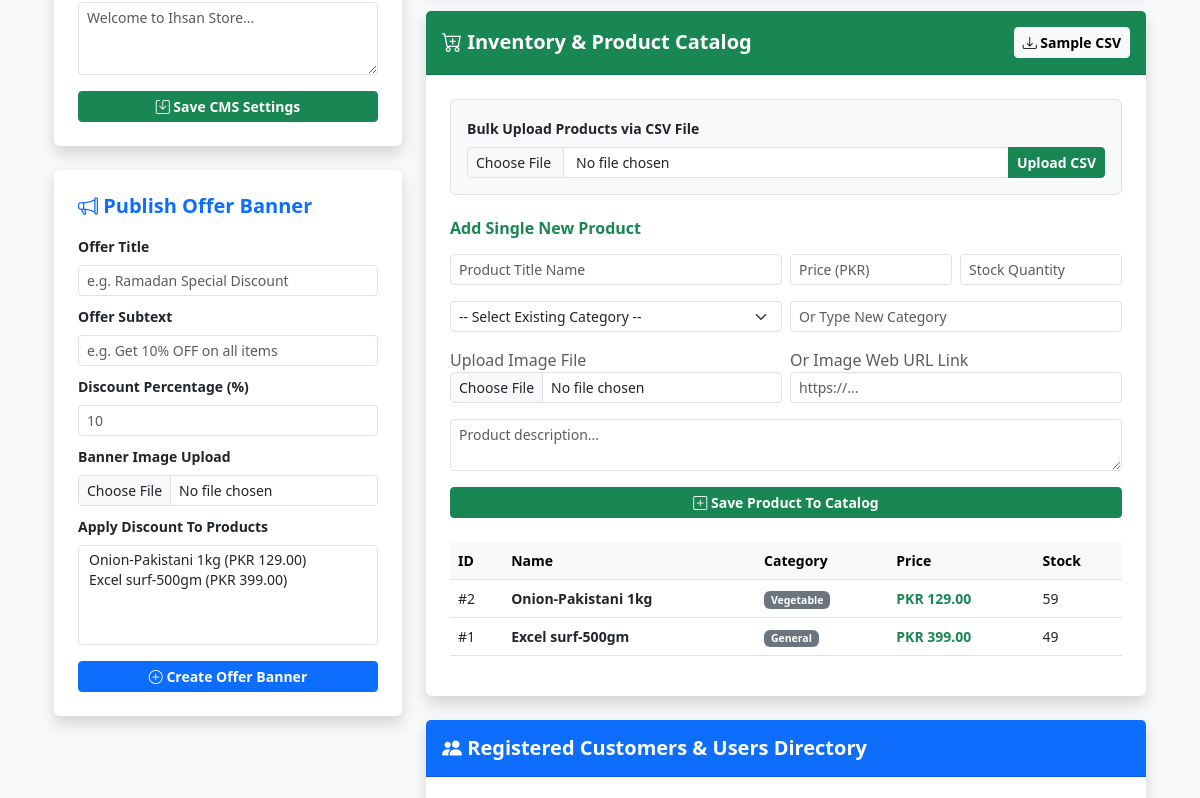
Page /admin/dashboard (signed in, middle part) on the earlier database version.
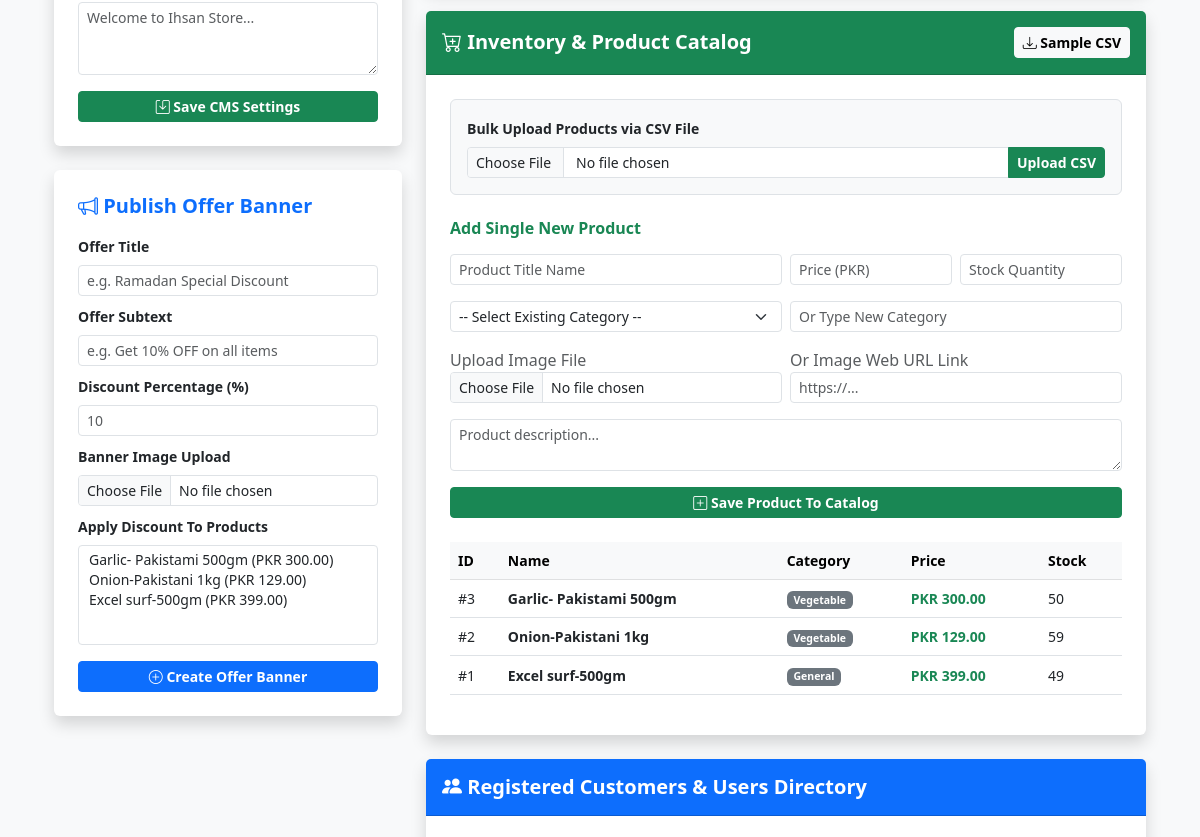
Same page on the later database version.
### tables this page shows
CREATE TABLE products (
            id INTEGER PRIMARY KEY AUTOINCREMENT,
            name TEXT NOT NULL,
            description TEXT,
            price REAL NOT NULL,
            stock INTEGER NOT NULL,
            image_url TEXT
        , banner_id INTEGER DEFAULT NULL, category TEXT DEFAULT 'General');

### routes/admin.py (the view, shortened to what this page needs)
@admin_bp.route('/dashboard', methods=['GET', 'POST'])
def dashboard():
    if not is_admin():
        flash('Aap is page ko access nahi kar sakte.', 'error')
        return redirect(url_for('auth.login'))
    conn = get_db_connection()
    cursor = conn.cursor()
    cursor.execute("SELECT * FROM products ORDER BY id DESC")
    products = cursor.fetchall()
    cursor.execute("SELECT DISTINCT category FROM products WHERE category IS NOT NULL")
    categories = [r['category'] for r in cursor.fetchall()]
    cursor.execute("SELECT * FROM banners ORDER BY id DESC")
    banners = cursor.fetchall()
    cursor.execute('''
        SELECT orders.id, COALESCE(users.username, 'Guest') as username, COALESCE(users.email, 'N/A') as email, orders.total_price, orders.payment_method, orders.transaction_id, orders.status
        FROM orders
        LEFT JOIN users ON orders.user_id = users.id
        ORDER BY orders.id DESC
    ''')
    orders_raw = cursor.fetchall()
    orders = []
    for ord_item in orders_raw:
        o = dict(ord_item)
        cursor.execute('''
            SELECT order_items.quantity, order_items.price, products.name
            FROM order_items
            JOIN products ON order_items.product_id = products.id
            WHERE order_items.order_id = ?
        ''', (o['id'],))
        o['order_items_list'] = cursor.fetchall()
        orders.append(o)
    cursor.execute("SELECT COUNT(*) as count FROM orders WHERE status = 'Placed Order'")
    total_orders = cursor.fetchone()['count']
    cursor.execute("SELECT id, username, email, role, is_verified FROM users ORDER BY id DESC")
    users = cursor.fetchall()
    conn.close()
    return render_template('admin_dashboard.html', products=products, categories=categories, banners=banners, orders=orders, total_orders=total_orders, users=users)

### database/db_handler.py (called while the page is built)
def get_db_connection():
    conn = sqlite3.connect(DATABASE_NAME)
    conn.row_factory = sqlite3.Row
    return conn

### routes/admin.py (called while the page is built)
def is_admin():
    return session.get('role') == 'admin'

### templates/admin_dashboard.html (shortened to what the changed rows need)
{% extends "base.html" %}
{% block content %}
<div class="container-fluid py-4">
    <div class="row g-4">
        <div class="col-lg-4">
            <div class="card shadow border-0 mb-4">
                <div class="card-body p-4">
                    <form action="{{ url_for('admin.add_banner') }}" method="POST" enctype="multipart/form-data">
                        <div class="mb-3">
                            <label class="form-label small fw-bold">Apply Discount To Products</label>
                            <select name="offer_products" class="form-select form-select-sm" multiple style="height: 100px;">
                                {% for prod in products %}
                                    <option value="{{ prod.id }}">{{ prod.name }} (PKR {{ "%.2f"|format(prod.price) }})</option>
                                {% endfor %}
                            </select>
                        </div>
                    </form>
                </div>
            </div>
        </div>
        <div class="col-lg-8">
            <div class="card shadow border-0 mb-4">
                <div class="card-body p-4">
                    <div class="table-responsive">
                        <table class="table table-hover align-middle small">
                            <thead class="table-light">
                                <tr>
                                    <th>ID</th>
                                    <th>Name</th>
                                    <th>Category</th>
                                    <th>Price</th>
                                    <th>Stock</th>
                                </tr>
                            </thead>
                            <tbody>
                                {% for p in products %}
                                <tr>
                                    <td>#{{ p.id }}</td>
                                    <td class="fw-bold text-dark">{{ p.name }}</td>
                                    <td><span class="badge bg-secondary">{{ p.category or 'General' }}</span></td>
                                    <td class="text-success fw-bold">PKR {{ "%.2f"|format(p.price) }}</td>
                                    <td>{{ p.stock }}</td>
                                </tr>
                                {% endfor %}
                            </tbody>
                        </table>
                    </div>
                </div>
            </div>
        </div>
    </div>
</div>
{% endblock %}

Differences in the rows shown:
added products: id "3", name "Garlic- Pakistami 500gm", category "Vegetable", price "300.00", stock "50"
Other differences:
form field offer_products: "Onion-Pakistani 1kg (PKR 129.00) / Excel surf-500gm (PKR 399.00)" → "Garlic- Pakistami 500gm (PKR 300.00) / Onion-Pakistani 1kg (PKR 129.00) / Excel surf-500gm (PKR 399.00)"
